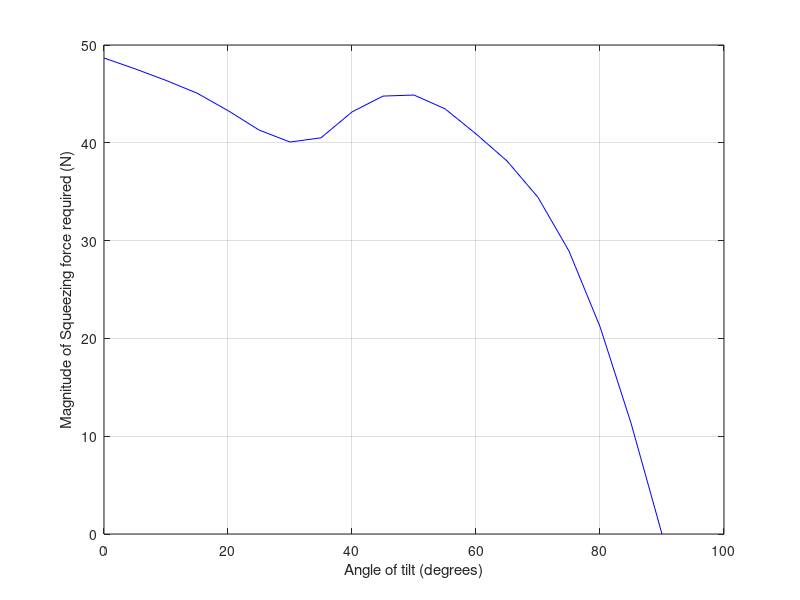

MATLAB code to generate this figure:
clear all;
close all;
clc;

% Angle of tilt of the box
theta = [0,5,10,15,20,25,30,35,40, 45, 50, 55, 60, 65, 70, 75, 80, 85, 90];

% Weight of the object to be tilted
weight = 20;

% Maximum squeezing force required to grasp the box and apply the necessary
% force to tilt it.
F_c = [48.6714, 47.5643, 46.38, 45.0789, 43.2923, 41.3084, 40.0785, 40.5084, 43.1569, 44.7767, 44.8848, 43.4779, 40.91, 38.145, 34.4218, 28.9256, 21.203, 11.3446, 0 ];

figure;
plot(theta, F_c, 'b');
xlabel('Angle of tilt (degrees)');
ylabel('Magnitude of Squeezing force required (N)');
grid on;